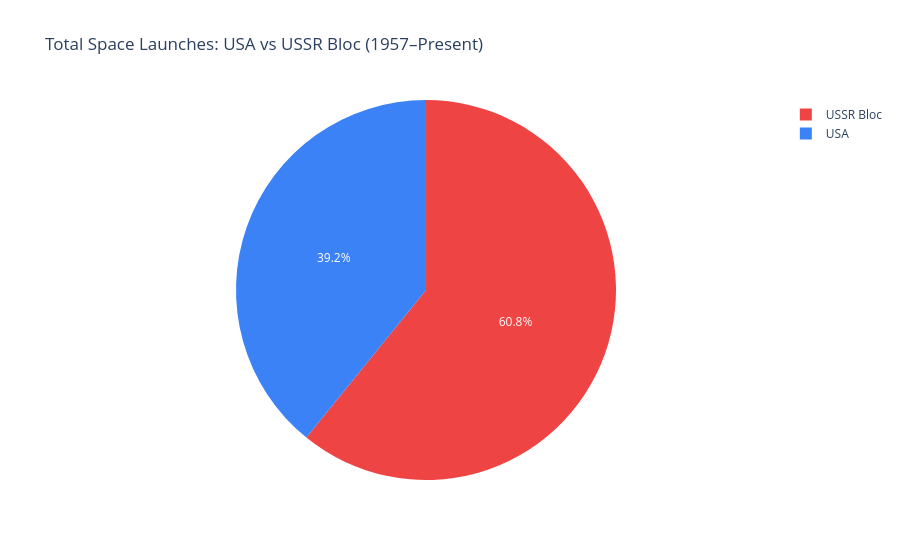

Here is the notebook cell this chart was saved with:
### Code cell
fig = px.pie(
    pie_df,
    names='Superpower',
    values='Launches',
    title='Total Space Launches: USA vs USSR Bloc (1957–Present)',
    color='Superpower',
    color_discrete_map={'USA': '#3b82f6', 'USSR Bloc': '#ef4444'}
)
fig.show()

### Figure 1 — Plotly figure (JSON) as saved in the notebook; plotly's stock layout.template omitted (floating-point values rounded to 4 significant figures)
{"data": [{"customdata": [["USA"], ["USSR Bloc"]], "domain": {"x": [0, 1], "y": [0, 1]}, "hovertemplate": "Superpower=%{customdata[0]}<br>Launches=%{value}<extra></extra>", "labels": ["USA", "USSR Bloc"], "legendgroup": "", "marker": {"colors": ["#3b82f6", "#ef4444"]}, "name": "", "showlegend": true, "type": "pie", "values": [1351, 2099]}], "layout": {"legend": {"tracegroupgap": 0}, "title": {"text": "Total Space Launches: USA vs USSR Bloc (1957–Present)"}}}
